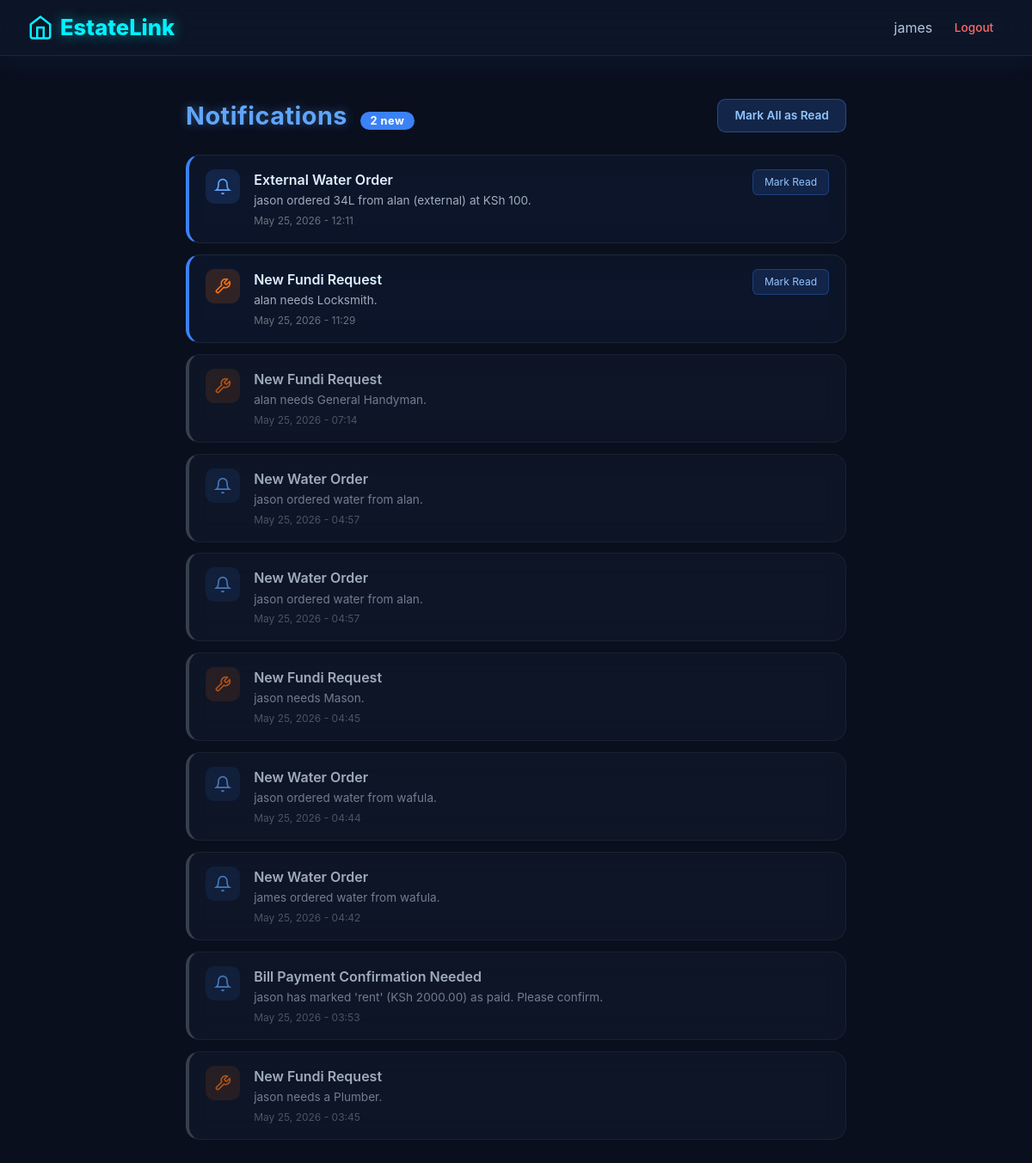
Screenshot of /notifications/ (signed in) with the database file from the repository.
### core/models.py (models this page shows, shortened)
class Notification(models.Model):
    user = models.ForeignKey(User, on_delete=models.CASCADE, related_name='notifications')
    title = models.CharField(max_length=200)
    message = models.TextField()
    notification_type = models.CharField(max_length=50, default='general')
    related_id = models.IntegerField(null=True, blank=True)
    is_read = models.BooleanField(default=False)
    created_at = models.DateTimeField(auto_now_add=True)
    deleted_at = models.DateTimeField(null=True, blank=True)

### core/views.py (the view)
# urls.py: path('notifications/', views.notifications_view, name='notifications'),
@login_required
def notifications_view(request):
    n = Notification.objects.filter(user=request.user).order_by('-created_at'); return render(request, 'core/notifications.html', {'notifications': n, 'unread_count': n.filter(is_read=False).count()})

### core/context_processors.py (called while the page is built)
def custom_tabs(request):
    tabs = []
    if request.user.is_authenticated:
        try:
            profile = request.user.userprofile
            if profile and profile.estate:
                from .models import CustomTab
                tabs = CustomTab.objects.filter(
                    estate=profile.estate,
                    is_active=True
                ).order_by('created_at')
        except Exception:
            pass
    return {'custom_tabs': tabs}

### core/templates/core/notifications.html (shortened to what this page needs)
{% extends 'core/base.html' %}
{% block content %}
<div class="notif-container">
  <div class="page-header">
    <h1 class="page-title">
      Notifications
      {% if unread_count > 0 %}
      <span class="unread-count">{{ unread_count }} new</span>
      {% endif %}
    </h1>
    {% if unread_count > 0 %}
    <a href="{% url 'mark_all_notifications_read' %}" class="mark-all-btn">Mark All as Read</a>
    {% endif %}
  </div>
  {% if notifications %}
    {% for notification in notifications %}
    <div class="notif-card {% if notification.is_read %}read{% else %}unread{% endif %}">
      <div class="notif-icon
        {% if notification.notification_type == 'fundi_request' or notification.notification_type == 'fundi_response' %}icon-fundi
        {% elif notification.notification_type == 'security' %}icon-security
        {% else %}icon-general{% endif %}">
        {% if notification.notification_type == 'fundi_request' or notification.notification_type == 'fundi_response' %}
        <svg width="20" height="20" viewBox="0 0 24 24" fill="none" stroke-width="2"><path d="M14.7 6.3a1 1 0 0 0 0 1.4l1.6 1.6a1 1 0 0 0 1.4 0l3.77-3.77a6 6 0 0 1-7.94 7.94l-6.91 6.91a2.12 2.12 0 0 1-3-3l6.91-6.91a6 6 0 0 1 7.94-7.94l-3.77 3.77z"/></svg>
        {% elif notification.notification_type == 'security' %}
        <svg width="20" height="20" viewBox="0 0 24 24" fill="none" stroke-width="2"><path d="M12 22s8-4 8-10V5l-8-3-8 3v7c0 6 8 10 8 10z"/></svg>
        {% else %}
        <svg width="20" height="20" viewBox="0 0 24 24" fill="none" stroke-width="2"><path d="M18 8A6 6 0 0 0 6 8c0 7-3 9-3 9h18s-3-2-3-9"/><path d="M13.73 21a2 2 0 0 1-3.46 0"/></svg>
        {% endif %}
      </div>
      <div class="notif-content">
        <p class="notif-title">{{ notification.title }}</p>
        <p class="notif-message">{{ notification.message }}</p>
        <p class="notif-time">{{ notification.created_at|date:"M d, Y - H:i" }}</p>
      </div>
      {% if not notification.is_read %}
      <div class="notif-actions">
        <a href="{% url 'mark_notification_read' notification.id %}" class="read-btn">Mark Read</a>
      </div>
      {% endif %}
    </div>
    {% endfor %}
  {% endif %}
</div>
{% endblock %}

### core/templates/core/base.html (shortened to what this page needs)
<!DOCTYPE html>
<html lang="en">
<head>
    <script src="https://cdn.tailwindcss.com"></script>
    <link href="https://cdnjs.cloudflare.com/ajax/libs/flowbite/2.2.0/flowbite.min.css" rel="stylesheet" />
</head>
<body>
    <nav class="sticky top-0 z-50 glass-nav">
        <div class="max-w-7xl mx-auto px-4 sm:px-6 lg:px-8">
            <div class="flex justify-between h-16 items-center">
                <a href="{% url 'dashboard' %}" class="flex items-center gap-2 logo-text">
                    <svg width="30" height="30" viewBox="0 0 24 24" fill="none" stroke="currentColor" stroke-width="2">
                        <path d="M3 9l9-7 9 7v11a2 2 0 0 1-2 2H5a2 2 0 0 1-2-2z"/>
                        <polyline points="9 22 9 12 15 12 15 22"/>
                    </svg>
                    EstateLink
                </a>
                <div class="flex items-center space-x-4">
                    {% if user.is_authenticated %}
                        <div class="nav-links">
                            <span class="user-greeting">{{ user.username }}</span>
                            <a href="{% url 'logout' %}" class="logout-link">Logout</a>
                        </div>
                    {% else %}
                        <a href="{% url 'login' %}" class="login-link">Login</a>
                    {% endif %}
                </div>
            </div>
        </div>
    </nav>
    <main class="max-w-7xl mx-auto px-4 sm:px-6 lg:px-8 py-8">
        {% block content %}{% endblock %}
    </main>
</body>
</html>

### core/templates/core/base.html (style rules this page uses)
body { font-family: 'Inter', system-ui, -apple-system, sans-serif; background: #0a0f1e; color: #e0f0ff; min-height: 100vh; }
.glass-nav { background: rgba(15, 25, 45, 0.7); backdrop-filter: blur(20px); border-bottom: 1px solid rgba(0, 255, 255, 0.1); box-shadow: 0 4px 30px rgba(0, 180, 255, 0.08); }
.logo-text { font-size: 1.6rem; font-weight: 800; color: #00f2fe; text-shadow: 0 0 15px rgba(0, 242, 254, 0.5); text-decoration: none; }
.user-greeting { color: #b0c7e0; display: flex; align-items: center; gap: 0.4rem; }
.logout-link { color: #ff6b6b; font-size: 0.85rem; font-weight: 500; padding: 0.3rem 0.8rem; border-radius: 0.5rem; text-decoration: none; }
.nav-links { display: flex; align-items: center; gap: 0.8rem; }

### core/templates/core/notifications.html (style rules this page uses)
body { background: #0a0f1e !important; font-family: 'Inter', system-ui, -apple-system, sans-serif; }
.notif-container { max-width: 800px; margin: 0 auto; padding: 1rem; }
.page-header { display: flex; justify-content: space-between; align-items: center; margin-bottom: 1.5rem; flex-wrap: wrap; gap: 1rem; }
.page-title { font-size: 1.8rem; font-weight: 700; color: #60a5fa; text-shadow: 0 0 12px rgba(96, 165, 250, 0.4); letter-spacing: 0.5px; }
.mark-all-btn { background: rgba(59, 130, 246, 0.2); border: 1px solid rgba(59, 130, 246, 0.4); color: #93c5fd; padding: 0.5rem 1.2rem; border-radius: 0.6rem; font-weight: 600; font-size: 0.85rem; text-decoration: none; transition: 0.2s; white-space: nowrap; }
.notif-card { background: rgba(18, 28, 46, 0.8); backdrop-filter: blur(12px); border: 1px solid rgba(255, 255, 255, 0.08); border-radius: 1rem; padding: 1rem 1.2rem; margin-bottom: 0.8rem; transition: 0.2s; display: flex; align-items: flex-start; gap: 1rem; }
.notif-card.unread { border-left: 4px solid #3b82f6; background: rgba(59, 130, 246, 0.05); }
.notif-card.read { border-left: 4px solid #4b5563; opacity: 0.7; }
.notif-icon { width: 40px; height: 40px; border-radius: 10px; display: flex; align-items: center; justify-content: center; flex-shrink: 0; }
.icon-fundi { background: rgba(249, 115, 22, 0.15); }
.icon-fundi svg { stroke: #f97316; }
.icon-general { background: rgba(59, 130, 246, 0.15); }
.icon-general svg { stroke: #60a5fa; }
.notif-content { flex: 1; }
.notif-content .notif-title { font-weight: 600; color: #e0f0ff; margin: 0 0 0.2rem 0; font-size: 1rem; }
.notif-content .notif-message { color: #a0aec0; font-size: 0.85rem; margin: 0 0 0.3rem 0; line-height: 1.4; }
.notif-content .notif-time { color: #6b7280; font-size: 0.75rem; }
.notif-actions { display: flex; align-items: center; gap: 0.5rem; }
.read-btn { background: rgba(59, 130, 246, 0.15); border: 1px solid rgba(59, 130, 246, 0.3); color: #93c5fd; padding: 0.3rem 0.8rem; border-radius: 0.4rem; font-size: 0.75rem; text-decoration: none; transition: 0.2s; white-space: nowrap; }
.unread-count { background: #3b82f6; color: white; font-size: 0.8rem; padding: 0.2rem 0.7rem; border-radius: 999px; margin-left: 0.5rem; }

### rows the page displays
Notification: title "External Water Order", message "jason ordered 34L from alan (external) at KSh 100.", created_at "May 25, 2026 - 12:11", is_read "Mark Read"
Notification: notification_type "fundi_request" (drawn), title "New Fundi Request", message "alan needs Locksmith.", created_at "May 25, 2026 - 11:29", is_read "Mark Read"
Notification: notification_type "fundi_request" (drawn), title "New Fundi Request", message "alan needs General Handyman.", created_at "May 25, 2026 - 07:14"
Notification: title "New Water Order", message "jason ordered water from alan.", created_at "May 25, 2026 - 04:57"
Notification: title "New Water Order", message "jason ordered water from alan.", created_at "May 25, 2026 - 04:57"
Notification: notification_type "fundi_request" (drawn), title "New Fundi Request", message "jason needs Mason.", created_at "May 25, 2026 - 04:45"
Notification: title "New Water Order", message "jason ordered water from wafula.", created_at "May 25, 2026 - 04:44"
Notification: title "New Water Order", message "james ordered water from wafula.", created_at "May 25, 2026 - 04:42"
Notification: title "Bill Payment Confirmation Needed", message "jason has marked 'rent' (KSh 2000.00) as paid. Please confirm.", created_at "May 25, 2026 - 03:53"
Notification: notification_type "fundi_request" (drawn), title "New Fundi Request", message "jason needs a Plumber.", created_at "May 25, 2026 - 03:45"

### other values shown
{{ user.username }} "james"
{{ unread_count }} "2"
